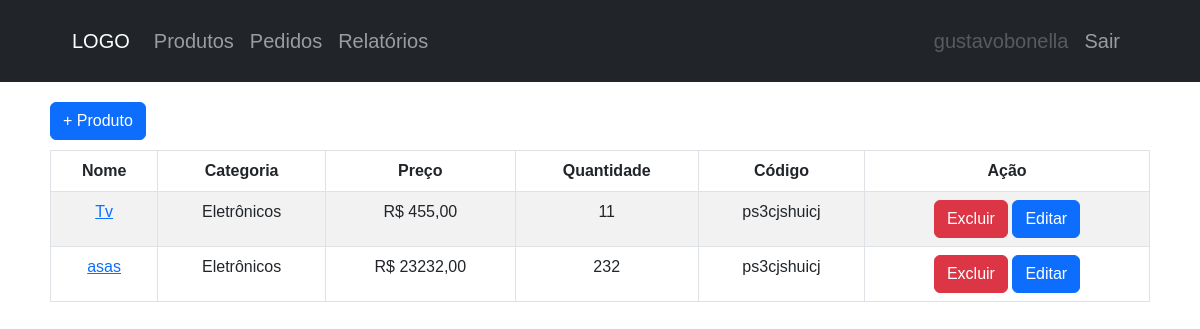
The app's page / (signed in), older data.
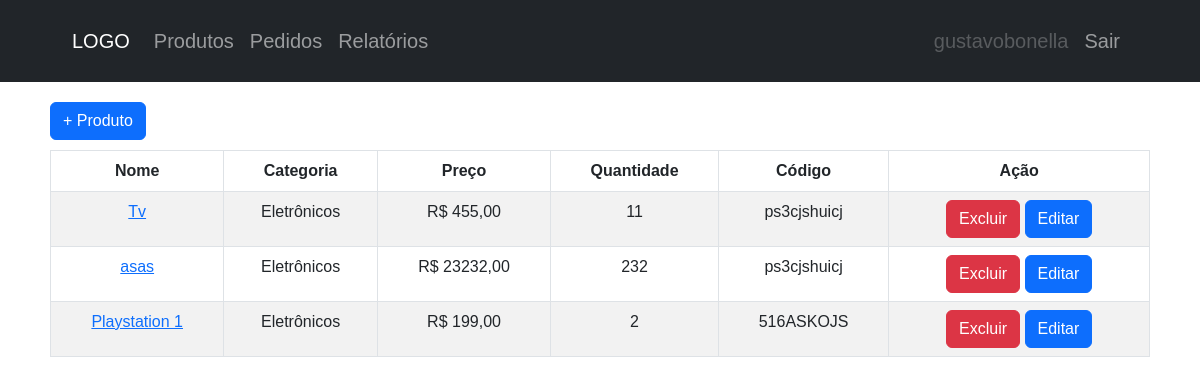
The same page, newer data.
### estoqueADS/models.py (models this page shows, shortened)
class Produtos(models.Model):
    criador = models.ForeignKey(User, on_delete=models.CASCADE)
    nome = models.CharField(max_length=255)
    imagem = models.ImageField(blank=True)
    categoria = models.ForeignKey(Categoria, on_delete=models.CASCADE, blank=True)
    preco = models.DecimalField(decimal_places=2, max_digits=9)
    descricao = models.TextField()
    quantidade = models.IntegerField()
    codigo = models.CharField(max_length=12)
    em_estoque = models.BooleanField()
    data_criacao = models.DateField()
    class Meta:
        verbose_name = "Produto"
        verbose_name_plural = "Produtos"

class Categoria(models.Model):
    nome = models.CharField(max_length=255)
    def __str__(self):
        return self.nome

### estoqueADS/views.py (the view)
# urls.py: path('', views.index, name='index'),
@login_required(redirect_field_name='login')
def index(request):
    query = request.GET.get('q', '')
    print(query)
    produtos = Produtos.objects.filter(criador_id=request.user.id, nome__icontains=query).order_by('id')
    return render(request, 'pages/index.html', {'produtos':produtos})

### estoqueADS/templates/pages/index.html (shortened to what this page needs)
{% load static %}
<!DOCTYPE html>
<html lang="pt-BR">
<head>
    <link href="https://cdn.jsdelivr.net/npm/bootstrap@5.3.0-alpha1/dist/css/bootstrap.min.css" rel="stylesheet">
    <link rel="stylesheet" href="{% static 'css/style.css' %}">
</head>
<body>
    <header>
        <nav class="navbar navbar-expand-lg navbar-dark bg-dark">
            <div class="container-fluid">
                <a class="navbar-brand" href="#">LOGO</a>
                <div class="collapse navbar-collapse" id="navbarNav">
                    <ul class="navbar-nav">
                        <li class="nav-item">
                            <a class="nav-link" href="{% url 'index' %}">Produtos</a>
                        </li>
                        <li class="nav-item">
                            <a class="nav-link" href="#">Pedidos</a>
                        </li>
                        <li class="nav-item">
                            <a class="nav-link" href="#">Relatórios</a>
                        </li>
                    </ul>
                    <ul class="navbar-nav ms-auto">
                        <li class="nav-item">
                            <a class="nav-link disabled" href="#" tabindex="-1" aria-disabled="true">{{user}}</a>
                        </li>
                        <li class="nav-item">
                            <a class="nav-link" href="{% url 'logout' %}">Sair</a>
                        </li>
                    </ul>
                </div>
            </div>
        </nav>
    </header>
    <main>
        <a href="{% url 'adicionar-produto' %}" class="btn btn-primary">+ Produto</a>
        <div class="table-responsive">
            <table class="table table-striped table-bordered">
                <thead class="bg-dark text-white">
                    <tr>
                        <th>Nome</th>
                        <th>Categoria</th>
                        <th>Preço</th>
                        <th>Quantidade</th>
                        <th>Código</th>
                        <th>Ação</th>
                    </tr>
                </thead>
                <tbody>
                    {% if produtos %}
                    {% for produto in produtos %}
                    <tr>
                        <td>
                            <a href="{% url 'produto' produto.id %}">{{ produto.nome }}</a>
                        </td>
                        <td>{{ produto.categoria }}</td>
                        <td>R$ {{ produto.preco }}</td>
                        <td>{{ produto.quantidade }}</td>
                        <td>{{ produto.codigo }}</td>
                        <td>
                            <a href="{% url 'excluir' produto.id %}" class="btn btn-danger">Excluir</a>
                            <a href="#" class="btn btn-primary">Editar</a>
                        </td>
                    </tr>
                    {% endfor %}
                    {% else %}
                    <tr>
                        <td colspan="6"><h1 class="text-center">Nenhum Produto Cadastrado.</h1></td>
                    </tr>
                    {% endif %}
                </tbody>
            </table>
        </div>
    </main>
</body>
</html>

Row changes from the older to the newer data that the page shows:
added Produtos: nome "Playstation 1", categoria "Eletrônicos", preco "199,00", quantidade "2", codigo "516ASKOJS"
